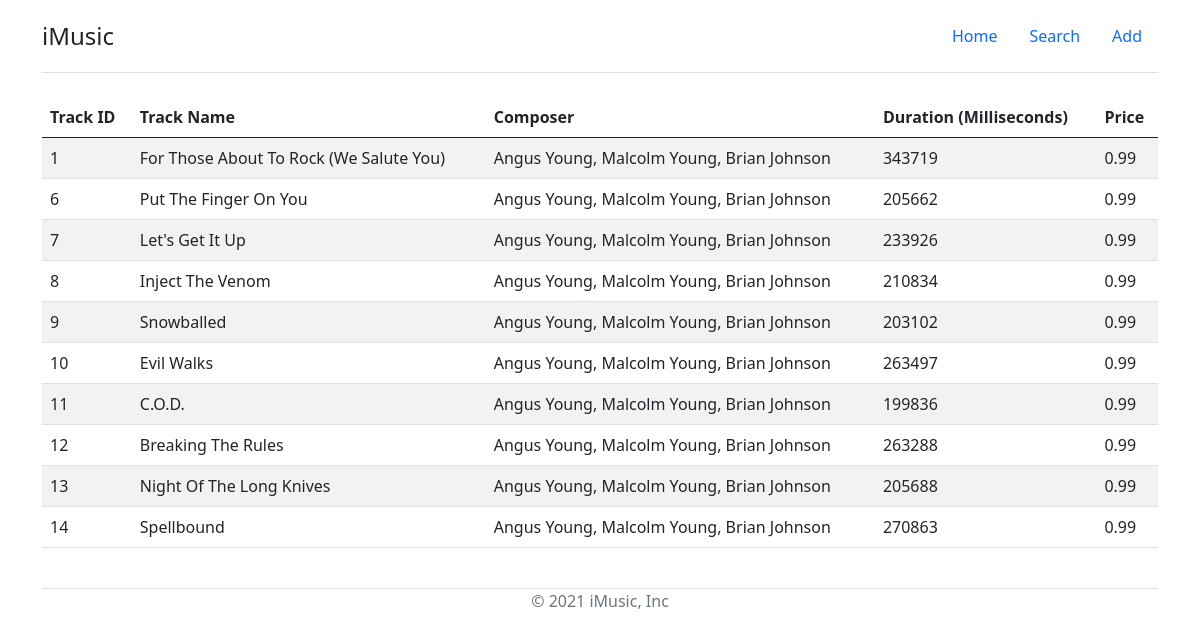
/tracks/1, run on the app's committed database.
### tables this page shows
CREATE TABLE [Track]
(
    [TrackId] INTEGER  NOT NULL,
    [Name] NVARCHAR(200)  NOT NULL,
    [AlbumId] INTEGER,
    [MediaTypeId] INTEGER  NOT NULL,
    [GenreId] INTEGER,
    [Composer] NVARCHAR(220),
    [Milliseconds] INTEGER  NOT NULL,
    [Bytes] INTEGER,
    [UnitPrice] NUMERIC(10,2)  NOT NULL,
    CONSTRAINT [PK_Track] PRIMARY KEY  ([TrackId]),
    FOREIGN KEY ([AlbumId]) REFERENCES [Album] ([AlbumId]) 
		ON DELETE NO ACTION ON UPDATE NO ACTION,
    FOREIGN KEY ([GenreId]) REFERENCES [Genre] ([GenreId]) 
		ON DELETE NO ACTION ON UPDATE NO ACTION,
    FOREIGN KEY ([MediaTypeId]) REFERENCES [MediaType] ([MediaTypeId]) 
		ON DELETE NO ACTION ON UPDATE NO ACTION
);

### iMusic.py (the view)
@app.route('/tracks/<string:album_id>')
def tracks(album_id):
    sql_query = """
    SELECT
        TrackId, Name, Composer, Milliseconds AS Duration, UnitPrice as Price
        FROM Track
        WHERE AlbumId = ?
        ORDER BY AlbumId;
    """
    con = sqlite3.connect("iMusic.db")
    con.row_factory = sqlite3.Row
    cur = con.cursor()
    cur.execute(sql_query, (album_id,))
    album_tracks = cur.fetchall()
    print([a[0] for a in album_tracks])
    return render_template('track_list.html', tracks=album_tracks)

### templates/track_list.html (shortened to what this page needs)
{% extends 'base.html' %}
{% set active_page = "Track List" %}
{% block content %}
{% if tracks is defined %}
    <table class="table table-striped">
        <thead>
        <th>Track ID</th>
        <th>Track Name</th>
        <th>Composer</th>
        <th>Duration (Milliseconds)</th>
        <th>Price</th>
        </thead>
        {% for track in tracks %}
            <tr>
                <td>{{ track["TrackId"] }}</td>
                <td>{{ track["Name"] }}</td>
                <td>{{ track["Composer"] }}</td>
                <td>{{ track["Duration"] }}</td>
                <td>{{ track["Price"] }}</td>
            </tr>
        {% endfor %}
    </table>
{% else %}
    <h3> No Tracks Found! </h3>
{% endif %}
{% endblock %}

### templates/base.html (shortened to what this page needs)
<!DOCTYPE html>
<html lang="en">
<head>
    <link rel="stylesheet" type="text/css" href="{{ url_for('static', filename='css/bootstrap.min.css') }}">
</head>
<body>
<div class="container">
    <header class="d-flex flex-wrap justify-content-center py-3 mb-4 border-bottom">
        <a href="/" class="d-flex align-items-center mb-3 mb-md-0 me-md-auto text-dark text-decoration-none">
            <span class="fs-4">iMusic</span>
        </a>
        <ul class="nav nav-pills">
            <li class="nav-item">
                <a href="/" class="nav-link {{ 'active aria-current="page"' if active_page == 'index' else '' }}">
                    Home
                </a>
            </li>
            <li class="nav-item">
                <a href="/search"
                   class="nav-link {{ 'active aria-current="page"' if active_page == 'search' else '' }}">
                    Search
                </a>
            </li>
            <li class="nav-item">
                <a href="/add" class="nav-link {{ 'active aria-current="page"' if active_page == 'add' else '' }}">
                    Add
                </a>
            </li>
        </ul>
    </header>
        {% block content %}
        {% endblock %}
    <footer class="py-3 my-4">
        <p class="text-center text-muted border-top">&copy; 2021 iMusic, Inc</p>
    </footer>
</div>
</body>
</html>

### data on the page
Track: TrackId "1", Name "For Those About To Rock (We Salute You)", Composer "Angus Young, Malcolm Young, Brian Johnson", Duration "343719", Price "0.99"
Track: TrackId "6", Name "Put The Finger On You", Composer "Angus Young, Malcolm Young, Brian Johnson", Duration "205662", Price "0.99"
Track: TrackId "7", Name "Let's Get It Up", Composer "Angus Young, Malcolm Young, Brian Johnson", Duration "233926", Price "0.99"
Track: TrackId "8", Name "Inject The Venom", Composer "Angus Young, Malcolm Young, Brian Johnson", Duration "210834", Price "0.99"
Track: TrackId "9", Name "Snowballed", Composer "Angus Young, Malcolm Young, Brian Johnson", Duration "203102", Price "0.99"
Track: TrackId "10", Name "Evil Walks", Composer "Angus Young, Malcolm Young, Brian Johnson", Duration "263497", Price "0.99"
Track: TrackId "11", Name "C.O.D.", Composer "Angus Young, Malcolm Young, Brian Johnson", Duration "199836", Price "0.99"
Track: TrackId "12", Name "Breaking The Rules", Composer "Angus Young, Malcolm Young, Brian Johnson", Duration "263288", Price "0.99"
Track: TrackId "13", Name "Night Of The Long Knives", Composer "Angus Young, Malcolm Young, Brian Johnson", Duration "205688", Price "0.99"
Track: TrackId "14", Name "Spellbound", Composer "Angus Young, Malcolm Young, Brian Johnson", Duration "270863", Price "0.99"
